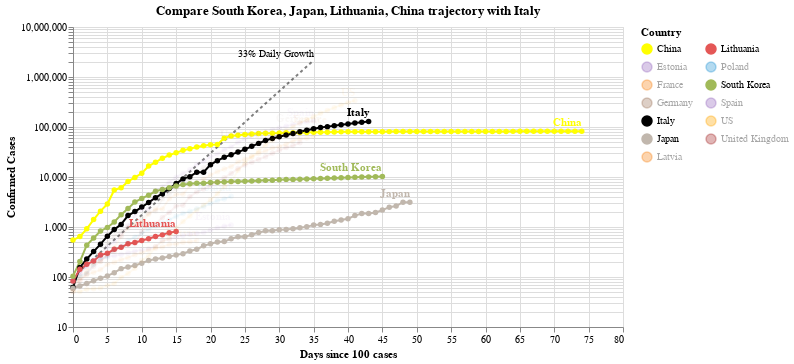

Write notebook code for a chart like this one.
### Code cell
#hide_input
chart3 = make_since_chart(['South Korea', 'Japan', 'Lithuania', 'China'])
chart3

### Figure 1 — Vega-Lite specification as saved in the notebook (floating-point values rounded to 4 significant figures; data arrays with more than 128 entries replaced by an {"elided": "..."} marker saying what was removed)
{"config": {"view": {"continuousWidth": 400, "continuousHeight": 300}}, "layer": [{"mark": {"type": "line", "color": "black", "opacity": 0.5, "strokeDash": [3, 3]}, "encoding": {"x": {"type": "quantitative", "field": "Days since 100 cases"}, "y": {"type": "quantitative", "field": "Confirmed Cases"}}}, {"mark": {"type": "text", "align": "right", "dy": -6, "fontSize": 10, "text": "33% Daily Growth"}, "encoding": {"x": {"type": "quantitative", "field": "Days since 100 cases"}, "y": {"type": "quantitative", "field": "Confirmed Cases"}}, "transform": [{"filter": "(datum['Days since 100 cases'] >= 35)"}]}, {"data": {"name": "data-3a6b4a19fb9b04bf82e7a4703047c5cf"}, "mark": {"type": "line", "point": true}, "encoding": {"color": {"type": "nominal", "field": "Country", "legend": {"columns": 2}, "scale": {"domain": ["China", "Estonia", "France", "Germany", "Italy", "Japan", "Latvia", "Lithuania", "Poland", "South Korea", "Spain", "US", "United Kingdom"], "range": ["yellow", "#9467bd", "#F58518", "#9D755D", "black", "#C1B7AD", "#F58518", "#E45756", "#2495D3", "#A1BA59", "#9467bd", "orange", "brown"]}}, "opacity": {"condition": {"value": 1, "selection": "selector001"}, "value": 0.05}, "tooltip": [{"type": "nominal", "field": "Country"}, {"type": "temporal", "field": "Date"}, {"type": "quantitative", "field": "Confirmed Cases"}, {"type": "quantitative", "field": "Days since 100 cases"}], "x": {"type": "quantitative", "field": "Days since 100 cases"}, "y": {"type": "quantitative", "field": "Confirmed Cases", "scale": {"type": "log"}}}, "selection": {"selector001": {"type": "multi", "fields": ["Country"], "bind": "legend", "init": [{"Country": "South Korea"}, {"Country": "Japan"}, {"Country": "Lithuania"}, {"Country": "China"}, {"Country": "Italy"}]}}, "width": 550}, {"data": {"name": "data-3a6b4a19fb9b04bf82e7a4703047c5cf"}, "mark": {"type": "text", "align": "right", "dy": -8, "fontWeight": "bold"}, "encoding": {"color": {"type": "nominal", "field": "Country", "legend": {"columns": 2}, "scale": {"domain": ["China", "Estonia", "France", "Germany", "Italy", "Japan", "Latvia", "Lithuania", "Poland", "South Korea", "Spain", "US", "United Kingdom"], "range": ["yellow", "#9467bd", "#F58518", "#9D755D", "black", "#C1B7AD", "#F58518", "#E45756", "#2495D3", "#A1BA59", "#9467bd", "orange", "brown"]}}, "opacity": {"condition": {"value": 1, "selection": "selector001"}, "value": 0.05}, "text": {"type": "nominal", "field": "Country"}, "tooltip": [{"type": "nominal", "field": "Country"}, {"type": "temporal", "field": "Date"}, {"type": "quantitative", "field": "Confirmed Cases"}, {"type": "quantitative", "field": "Days since 100 cases"}], "x": {"type": "quantitative", "field": "Days since 100 cases"}, "y": {"type": "quantitative", "field": "Confirmed Cases", "scale": {"type": "log"}}}, "transform": [{"filter": "(datum['Date'] >= 1586044800000)"}], "width": 550}], "data": {"name": "data-c1a3bbf4dd040f2e7e8e7a69520e3c2a"}, "title": "Compare South Korea, Japan, Lithuania, China trajectory with Italy", "$schema": "https://vega.github.io/schema/vega-lite/v4.0.2.json", "datasets": {"data-c1a3bbf4dd040f2e7e8e7a69520e3c2a": [{"Days since 100 cases": 0, "Confirmed Cases": 100.0}, {"Days since 100 cases": 1, "Confirmed Cases": 133.0}, {"Days since 100 cases": 2, "Confirmed Cases": 176.9}, {"Days since 100 cases": 3, "Confirmed Cases": 235.3}, {"Days since 100 cases": 4, "Confirmed Cases": 312.9}, {"Days since 100 cases": 5, "Confirmed Cases": 416.2}, {"Days since 100 cases": 6, "Confirmed Cases": 553.5}, {"Days since 100 cases": 7, "Confirmed Cases": 736.1}, {"Days since 100 cases": 8, "Confirmed Cases": 979.1}, {"Days since 100 cases": 9, "Confirmed Cases": 1302.0}, {"Days since 100 cases": 10, "Confirmed Cases": 1732.0}, {"Days since 100 cases": 11, "Confirmed Cases": 2303.0}, {"Days since 100 cases": 12, "Confirmed Cases": 3064.0}, {"Days since 100 cases": 13, "Confirmed Cases": 4074.0}, {"Days since 100 cases": 14, "Confirmed Cases": 5419.0}, {"Days since 100 cases": 15, "Confirmed Cases": 7207.0}, {"Days since 100 cases": 16, "Confirmed Cases": 9586.0}, {"Days since 100 cases": 17, "Confirmed Cases": 12750.0}, {"Days since 100 cases": 18, "Confirmed Cases": 16960.0}, {"Days since 100 cases": 19, "Confirmed Cases": 22550.0}, {"Days since 100 cases": 20, "Confirmed Cases": 29990.0}, {"Days since 100 cases": 21, "Confirmed Cases": 39890.0}, {"Days since 100 cases": 22, "Confirmed Cases": 53060.0}, {"Days since 100 cases": 23, "Confirmed Cases": 70560.0}, {"Days since 100 cases": 24, "Confirmed Cases": 93850.0}, {"Days since 100 cases": 25, "Confirmed Cases": 124800.0}, {"Days since 100 cases": 26, "Confirmed Cases": 166000.0}, {"Days since 100 cases": 27, "Confirmed Cases": 220800.0}, {"Days since 100 cases": 28, "Confirmed Cases": 293700.0}, {"Days since 100 cases": 29, "Confirmed Cases": 390600.0}, {"Days since 100 cases": 30, "Confirmed Cases": 519500.0}, {"Days since 100 cases": 31, "Confirmed Cases": 690900.0}, {"Days since 100 cases": 32, "Confirmed Cases": 918900.0}, {"Days since 100 cases": 33, "Confirmed Cases": 1222000.0}, {"Days since 100 cases": 34, "Confirmed Cases": 1625000.0}, {"Days since 100 cases": 35, "Confirmed Cases": 2162000.0}], "data-3a6b4a19fb9b04bf82e7a4703047c5cf": {"elided": "485 records"}}}
